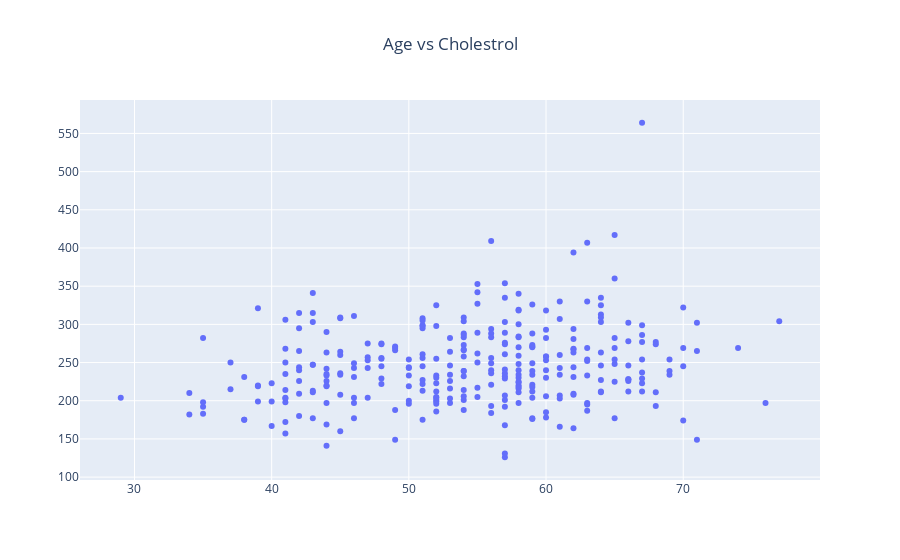

The code cell stored with this chart in its notebook:
### Code cell
fig=go.Figure(go.Scatter(x=df['age'],
                        y=df['chol'],
                        mode='markers'))
fig.update_layout(title='Age vs Cholestrol',
                 title_x=.5)

fig.show()

### Figure 1 — Plotly figure (JSON) as saved in the notebook; plotly's stock layout.template omitted (floating-point values rounded to 4 significant figures; data arrays with more than 128 entries replaced by an {"elided": "..."} marker saying what was removed)
{"data": [{"mode": "markers", "type": "scatter", "x": {"elided": "303 int values"}, "y": {"elided": "303 int values"}}], "layout": {"title": {"text": "Age vs Cholestrol", "x": 0.5}}}
